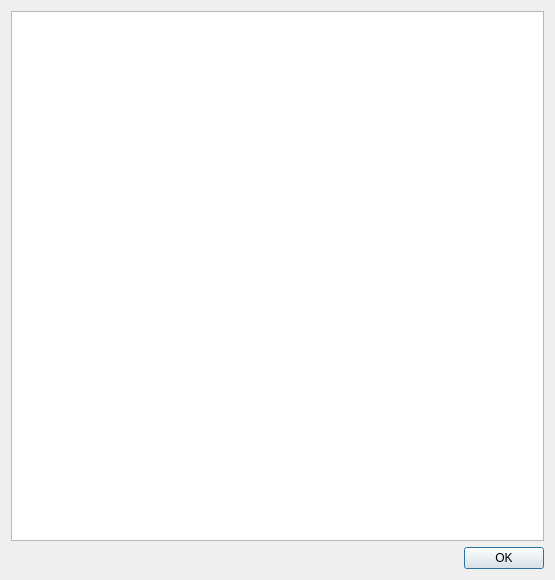
<?xml version="1.0" encoding="UTF-8"?>
<ui version="4.0">
 <class>Dialog</class>
 <widget class="QDialog" name="Dialog">
  <property name="geometry">
   <rect>
    <x>0</x>
    <y>0</y>
    <width>555</width>
    <height>580</height>
   </rect>
  </property>
  <property name="windowTitle">
   <string>Tags Pairs Statistic</string>
  </property>
  <layout class="QVBoxLayout" name="verticalLayout">
   <item>
    <widget class="QTableWidget" name="tableWidget">
     <property name="autoFillBackground">
      <bool>false</bool>
     </property>
     <property name="sizeAdjustPolicy">
      <enum>QAbstractScrollArea::AdjustIgnored</enum>
     </property>
     <property name="editTriggers">
      <set>QAbstractItemView::NoEditTriggers</set>
     </property>
     <property name="dragDropOverwriteMode">
      <bool>true</bool>
     </property>
     <property name="alternatingRowColors">
      <bool>false</bool>
     </property>
     <property name="selectionMode">
      <enum>QAbstractItemView::ExtendedSelection</enum>
     </property>
     <property name="selectionBehavior">
      <enum>QAbstractItemView::SelectItems</enum>
     </property>
     <property name="textElideMode">
      <enum>Qt::ElideRight</enum>
     </property>
     <property name="showGrid">
      <bool>true</bool>
     </property>
     <property name="gridStyle">
      <enum>Qt::SolidLine</enum>
     </property>
     <property name="sortingEnabled">
      <bool>false</bool>
     </property>
     <attribute name="horizontalHeaderVisible">
      <bool>true</bool>
     </attribute>
     <attribute name="horizontalHeaderCascadingSectionResizes">
      <bool>false</bool>
     </attribute>
     <attribute name="horizontalHeaderMinimumSectionSize">
      <number>1</number>
     </attribute>
     <attribute name="horizontalHeaderDefaultSectionSize">
      <number>50</number>
     </attribute>
     <attribute name="horizontalHeaderShowSortIndicator" stdset="0">
      <bool>false</bool>
     </attribute>
     <attribute name="horizontalHeaderStretchLastSection">
      <bool>false</bool>
     </attribute>
     <attribute name="verticalHeaderMinimumSectionSize">
      <number>19</number>
     </attribute>
     <attribute name="verticalHeaderDefaultSectionSize">
      <number>30</number>
     </attribute>
     <attribute name="verticalHeaderStretchLastSection">
      <bool>false</bool>
     </attribute>
    </widget>
   </item>
   <item>
    <widget class="QDialogButtonBox" name="buttonBox">
     <property name="orientation">
      <enum>Qt::Horizontal</enum>
     </property>
     <property name="standardButtons">
      <set>QDialogButtonBox::Ok</set>
     </property>
     <property name="centerButtons">
      <bool>false</bool>
     </property>
    </widget>
   </item>
  </layout>
 </widget>
 <resources/>
 <connections>
  <connection>
   <sender>buttonBox</sender>
   <signal>accepted()</signal>
   <receiver>Dialog</receiver>
   <slot>accept()</slot>
   <hints>
    <hint type="sourcelabel">
     <x>208</x>
     <y>541</y>
    </hint>
    <hint type="destinationlabel">
     <x>293</x>
     <y>317</y>
    </hint>
   </hints>
  </connection>
 </connections>
</ui>
